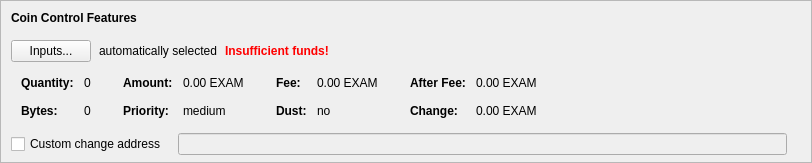
    <widget class="QFrame" name="frameCoinControl">
     <property name="sizePolicy">
      <sizepolicy hsizetype="Expanding" vsizetype="Expanding">
       <horstretch>0</horstretch>
       <verstretch>0</verstretch>
      </sizepolicy>
     </property>
     <property name="maximumSize">
      <size>
       <width>16777215</width>
       <height>16777215</height>
      </size>
     </property>
     <property name="frameShape">
      <enum>QFrame::StyledPanel</enum>
     </property>
     <property name="frameShadow">
      <enum>QFrame::Sunken</enum>
     </property>
     <layout class="QVBoxLayout" name="verticalLayoutCoinControl2">
      <property name="spacing">
       <number>0</number>
      </property>
      <property name="leftMargin">
       <number>0</number>
      </property>
      <property name="topMargin">
       <number>0</number>
      </property>
      <property name="rightMargin">
       <number>0</number>
      </property>
      <property name="bottomMargin">
       <number>6</number>
      </property>
      <item>
       <layout class="QVBoxLayout" name="verticalLayoutCoinControl" stretch="0,0,0,0,1">
        <property name="spacing">
         <number>0</number>
        </property>
        <property name="leftMargin">
         <number>10</number>
        </property>
        <property name="topMargin">
         <number>10</number>
        </property>
        <item>
         <layout class="QHBoxLayout" name="horizontalLayoutCoinControl1">
          <property name="bottomMargin">
           <number>15</number>
          </property>
          <item>
           <widget class="QLabel" name="labelCoinControlFeatures">
            <property name="sizePolicy">
             <sizepolicy hsizetype="Preferred" vsizetype="Maximum">
              <horstretch>0</horstretch>
              <verstretch>0</verstretch>
             </sizepolicy>
            </property>
            <property name="font">
             <font>
              <weight>75</weight>
              <bold>true</bold>
             </font>
            </property>
            <property name="styleSheet">
             <string notr="true">font-weight:bold;</string>
            </property>
            <property name="text">
             <string>Coin Control Features</string>
            </property>
           </widget>
          </item>
         </layout>
        </item>
        <item>
         <layout class="QHBoxLayout" name="horizontalLayoutCoinControl2" stretch="0,0,0,0">
          <property name="spacing">
           <number>8</number>
          </property>
          <property name="bottomMargin">
           <number>10</number>
          </property>
          <item>
           <widget class="QPushButton" name="pushButtonCoinControl">
            <property name="styleSheet">
             <string notr="true"/>
            </property>
            <property name="text">
             <string>Inputs...</string>
            </property>
            <property name="autoDefault">
             <bool>false</bool>
            </property>
           </widget>
          </item>
          <item>
           <widget class="QLabel" name="labelCoinControlAutomaticallySelected">
            <property name="text">
             <string>automatically selected</string>
            </property>
            <property name="margin">
             <number>5</number>
            </property>
           </widget>
          </item>
          <item>
           <widget class="QLabel" name="labelCoinControlInsuffFunds">
            <property name="font">
             <font>
              <weight>75</weight>
              <bold>true</bold>
             </font>
            </property>
            <property name="styleSheet">
             <string notr="true">color:red;font-weight:bold;</string>
            </property>
            <property name="text">
             <string>Insufficient funds!</string>
            </property>
            <property name="margin">
             <number>5</number>
            </property>
           </widget>
          </item>
          <item>
           <spacer name="horizontalSpacerCoinControl">
            <property name="orientation">
             <enum>Qt::Horizontal</enum>
            </property>
            <property name="sizeHint" stdset="0">
             <size>
              <width>40</width>
              <height>1</height>
             </size>
            </property>
           </spacer>
          </item>
         </layout>
        </item>
        <item>
         <widget class="QWidget" name="widgetCoinControl" native="true">
          <property name="sizePolicy">
           <sizepolicy hsizetype="Preferred" vsizetype="Preferred">
            <horstretch>0</horstretch>
            <verstretch>0</verstretch>
           </sizepolicy>
          </property>
          <property name="minimumSize">
           <size>
            <width>0</width>
            <height>0</height>
           </size>
          </property>
          <property name="styleSheet">
           <string notr="true"/>
          </property>
          <layout class="QHBoxLayout" name="horizontalLayoutCoinControl5">
           <property name="leftMargin">
            <number>0</number>
           </property>
           <property name="topMargin">
            <number>0</number>
           </property>
           <property name="rightMargin">
            <number>0</number>
           </property>
           <property name="bottomMargin">
            <number>0</number>
           </property>
           <item>
            <layout class="QHBoxLayout" name="horizontalLayoutCoinControl3" stretch="0,0,0,1">
             <property name="spacing">
              <number>20</number>
             </property>
             <property name="topMargin">
              <number>0</number>
             </property>
             <property name="bottomMargin">
              <number>10</number>
             </property>
             <item>
              <layout class="QFormLayout" name="formLayoutCoinControl1">
               <property name="horizontalSpacing">
                <number>10</number>
               </property>
               <property name="verticalSpacing">
                <number>14</number>
               </property>
               <property name="leftMargin">
                <number>10</number>
               </property>
               <property name="topMargin">
                <number>4</number>
               </property>
               <property name="rightMargin">
                <number>6</number>
               </property>
               <item row="0" column="0">
                <widget class="QLabel" name="labelCoinControlQuantityText">
                 <property name="font">
                  <font>
                   <weight>75</weight>
                   <bold>true</bold>
                  </font>
                 </property>
                 <property name="text">
                  <string>Quantity:</string>
                 </property>
                 <property name="margin">
                  <number>0</number>
                 </property>
                </widget>
               </item>
               <item row="0" column="1">
                <widget class="QLabel" name="labelCoinControlQuantity">
                 <property name="cursor">
                  <cursorShape>IBeamCursor</cursorShape>
                 </property>
                 <property name="contextMenuPolicy">
                  <enum>Qt::ActionsContextMenu</enum>
                 </property>
                 <property name="text">
                  <string notr="true">0</string>
                 </property>
                 <property name="margin">
                  <number>0</number>
                 </property>
                 <property name="textInteractionFlags">
                  <set>Qt::LinksAccessibleByMouse|Qt::TextSelectableByKeyboard|Qt::TextSelectableByMouse</set>
                 </property>
                </widget>
               </item>
               <item row="1" column="0">
                <widget class="QLabel" name="labelCoinControlBytesText">
                 <property name="font">
                  <font>
                   <weight>75</weight>
                   <bold>true</bold>
                  </font>
                 </property>
                 <property name="text">
                  <string>Bytes:</string>
                 </property>
                </widget>
               </item>
               <item row="1" column="1">
                <widget class="QLabel" name="labelCoinControlBytes">
                 <property name="cursor">
                  <cursorShape>IBeamCursor</cursorShape>
                 </property>
                 <property name="contextMenuPolicy">
                  <enum>Qt::ActionsContextMenu</enum>
                 </property>
                 <property name="text">
                  <string notr="true">0</string>
                 </property>
                 <property name="textInteractionFlags">
                  <set>Qt::LinksAccessibleByMouse|Qt::TextSelectableByKeyboard|Qt::TextSelectableByMouse</set>
                 </property>
                </widget>
               </item>
              </layout>
             </item>
             <item>
              <layout class="QFormLayout" name="formLayoutCoinControl2">
               <property name="horizontalSpacing">
                <number>10</number>
               </property>
               <property name="verticalSpacing">
                <number>14</number>
               </property>
               <property name="leftMargin">
                <number>6</number>
               </property>
               <property name="topMargin">
                <number>4</number>
               </property>
               <property name="rightMargin">
                <number>6</number>
               </property>
               <item row="0" column="0">
                <widget class="QLabel" name="labelCoinControlAmountText">
                 <property name="font">
                  <font>
                   <weight>75</weight>
                   <bold>true</bold>
                  </font>
                 </property>
                 <property name="text">
                  <string>Amount:</string>
                 </property>
                 <property name="margin">
                  <number>0</number>
                 </property>
                </widget>
               </item>
               <item row="0" column="1">
                <widget class="QLabel" name="labelCoinControlAmount">
                 <property name="cursor">
                  <cursorShape>IBeamCursor</cursorShape>
                 </property>
                 <property name="contextMenuPolicy">
                  <enum>Qt::ActionsContextMenu</enum>
                 </property>
                 <property name="text">
                  <string notr="true">0.00 EXAM</string>
                 </property>
                 <property name="textInteractionFlags">
                  <set>Qt::LinksAccessibleByMouse|Qt::TextSelectableByKeyboard|Qt::TextSelectableByMouse</set>
                 </property>
                </widget>
               </item>
               <item row="1" column="0">
                <widget class="QLabel" name="labelCoinControlPriorityText">
                 <property name="font">
                  <font>
                   <weight>75</weight>
                   <bold>true</bold>
                  </font>
                 </property>
                 <property name="text">
                  <string>Priority:</string>
                 </property>
                </widget>
               </item>
               <item row="1" column="1">
                <widget class="QLabel" name="labelCoinControlPriority">
                 <property name="cursor">
                  <cursorShape>IBeamCursor</cursorShape>
                 </property>
                 <property name="contextMenuPolicy">
                  <enum>Qt::ActionsContextMenu</enum>
                 </property>
                 <property name="text">
                  <string>medium</string>
                 </property>
                 <property name="textInteractionFlags">
                  <set>Qt::LinksAccessibleByMouse|Qt::TextSelectableByKeyboard|Qt::TextSelectableByMouse</set>
                 </property>
                </widget>
               </item>
              </layout>
             </item>
             <item>
              <layout class="QFormLayout" name="formLayoutCoinControl3">
               <property name="horizontalSpacing">
                <number>10</number>
               </property>
               <property name="verticalSpacing">
                <number>14</number>
               </property>
               <property name="leftMargin">
                <number>6</number>
               </property>
               <property name="topMargin">
                <number>4</number>
               </property>
               <property name="rightMargin">
                <number>6</number>
               </property>
               <item row="0" column="0">
                <widget class="QLabel" name="labelCoinControlFeeText">
                 <property name="font">
                  <font>
                   <weight>75</weight>
                   <bold>true</bold>
                  </font>
                 </property>
                 <property name="text">
                  <string>Fee:</string>
                 </property>
                 <property name="margin">
                  <number>0</number>
                 </property>
                </widget>
               </item>
               <item row="0" column="1">
                <widget class="QLabel" name="labelCoinControlFee">
                 <property name="cursor">
                  <cursorShape>IBeamCursor</cursorShape>
                 </property>
                 <property name="contextMenuPolicy">
                  <enum>Qt::ActionsContextMenu</enum>
                 </property>
                 <property name="text">
                  <string notr="true">0.00 EXAM</string>
                 </property>
                 <property name="textInteractionFlags">
                  <set>Qt::LinksAccessibleByMouse|Qt::TextSelectableByKeyboard|Qt::TextSelectableByMouse</set>
                 </property>
                </widget>
               </item>
               <item row="1" column="0">
                <widget class="QLabel" name="labelCoinControlLowOutputText">
                 <property name="font">
                  <font>
                   <weight>75</weight>
                   <bold>true</bold>
                  </font>
                 </property>
                 <property name="text">
                  <string>Dust:</string>
                 </property>
                </widget>
               </item>
               <item row="1" column="1">
                <widget class="QLabel" name="labelCoinControlLowOutput">
                 <property name="cursor">
                  <cursorShape>IBeamCursor</cursorShape>
                 </property>
                 <property name="contextMenuPolicy">
                  <enum>Qt::ActionsContextMenu</enum>
                 </property>
                 <property name="text">
                  <string>no</string>
                 </property>
                 <property name="textInteractionFlags">
                  <set>Qt::LinksAccessibleByMouse|Qt::TextSelectableByKeyboard|Qt::TextSelectableByMouse</set>
                 </property>
                </widget>
               </item>
              </layout>
             </item>
             <item>
              <layout class="QFormLayout" name="formLayoutCoinControl4">
               <property name="horizontalSpacing">
                <number>10</number>
               </property>
               <property name="verticalSpacing">
                <number>14</number>
               </property>
               <property name="leftMargin">
                <number>6</number>
               </property>
               <property name="topMargin">
                <number>4</number>
               </property>
               <property name="rightMargin">
                <number>6</number>
               </property>
               <item row="0" column="0">
                <widget class="QLabel" name="labelCoinControlAfterFeeText">
                 <property name="font">
                  <font>
                   <weight>75</weight>
                   <bold>true</bold>
                  </font>
                 </property>
                 <property name="text">
                  <string>After Fee:</string>
                 </property>
                 <property name="margin">
                  <number>0</number>
                 </property>
                </widget>
               </item>
               <item row="0" column="1">
                <widget class="QLabel" name="labelCoinControlAfterFee">
                 <property name="cursor">
                  <cursorShape>IBeamCursor</cursorShape>
                 </property>
                 <property name="contextMenuPolicy">
                  <enum>Qt::ActionsContextMenu</enum>
                 </property>
                 <property name="text">
                  <string notr="true">0.00 EXAM</string>
                 </property>
                 <property name="textInteractionFlags">
                  <set>Qt::LinksAccessibleByMouse|Qt::TextSelectableByKeyboard|Qt::TextSelectableByMouse</set>
                 </property>
                </widget>
               </item>
               <item row="1" column="0">
                <widget class="QLabel" name="labelCoinControlChangeText">
                 <property name="font">
                  <font>
                   <weight>75</weight>
                   <bold>true</bold>
                  </font>
                 </property>
                 <property name="text">
                  <string>Change:</string>
                 </property>
                </widget>
               </item>
               <item row="1" column="1">
                <widget class="QLabel" name="labelCoinControlChange">
                 <property name="cursor">
                  <cursorShape>IBeamCursor</cursorShape>
                 </property>
                 <property name="contextMenuPolicy">
                  <enum>Qt::ActionsContextMenu</enum>
                 </property>
                 <property name="text">
                  <string notr="true">0.00 EXAM</string>
                 </property>
                 <property name="textInteractionFlags">
                  <set>Qt::LinksAccessibleByMouse|Qt::TextSelectableByKeyboard|Qt::TextSelectableByMouse</set>
                 </property>
                </widget>
               </item>
              </layout>
             </item>
            </layout>
           </item>
          </layout>
         </widget>
        </item>
        <item>
         <layout class="QHBoxLayout" name="horizontalLayoutCoinControl4" stretch="0,0,0">
          <property name="spacing">
           <number>12</number>
          </property>
          <property name="sizeConstraint">
           <enum>QLayout::SetDefaultConstraint</enum>
          </property>
          <property name="topMargin">
           <number>5</number>
          </property>
          <property name="rightMargin">
           <number>5</number>
          </property>
          <item>
           <widget class="QCheckBox" name="checkBoxCoinControlChange">
            <property name="toolTip">
             <string>If this is activated, but the change address is empty or invalid, change will be sent to a newly generated address.</string>
            </property>
            <property name="text">
             <string>Custom change address</string>
            </property>
           </widget>
          </item>
          <item>
           <widget class="QValidatedLineEdit" name="lineEditCoinControlChange">
            <property name="enabled">
             <bool>false</bool>
            </property>
            <property name="sizePolicy">
             <sizepolicy hsizetype="Expanding" vsizetype="Fixed">
              <horstretch>0</horstretch>
              <verstretch>0</verstretch>
             </sizepolicy>
            </property>
           </widget>
          </item>
          <item>
           <widget class="QLabel" name="labelCoinControlChangeLabel">
            <property name="sizePolicy">
             <sizepolicy hsizetype="Preferred" vsizetype="Expanding">
              <horstretch>0</horstretch>
              <verstretch>0</verstretch>
             </sizepolicy>
            </property>
            <property name="minimumSize">
             <size>
              <width>0</width>
              <height>0</height>
             </size>
            </property>
            <property name="text">
             <string/>
            </property>
            <property name="margin">
             <number>3</number>
            </property>
           </widget>
          </item>
         </layout>
        </item>
        <item>
         <spacer name="verticalSpacerCoinControl">
          <property name="orientation">
           <enum>Qt::Vertical</enum>
          </property>
          <property name="sizeHint" stdset="0">
           <size>
            <width>800</width>
            <height>1</height>
           </size>
          </property>
         </spacer>
        </item>
       </layout>
      </item>
     </layout>
    </widget>
